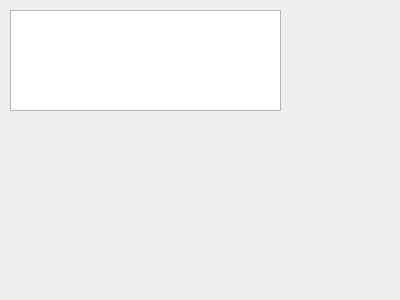
<?xml version="1.0" encoding="UTF-8"?>
<ui version="4.0">
 <class>Form</class>
 <widget class="QWidget" name="Form">
  <property name="geometry">
   <rect>
    <x>0</x>
    <y>0</y>
    <width>400</width>
    <height>300</height>
   </rect>
  </property>
  <property name="windowTitle">
   <string>Form</string>
  </property>
  <widget class="QTextEdit" name="uiInput">
   <property name="geometry">
    <rect>
     <x>10</x>
     <y>10</y>
     <width>271</width>
     <height>101</height>
    </rect>
   </property>
  </widget>
 </widget>
 <resources/>
 <connections/>
</ui>
